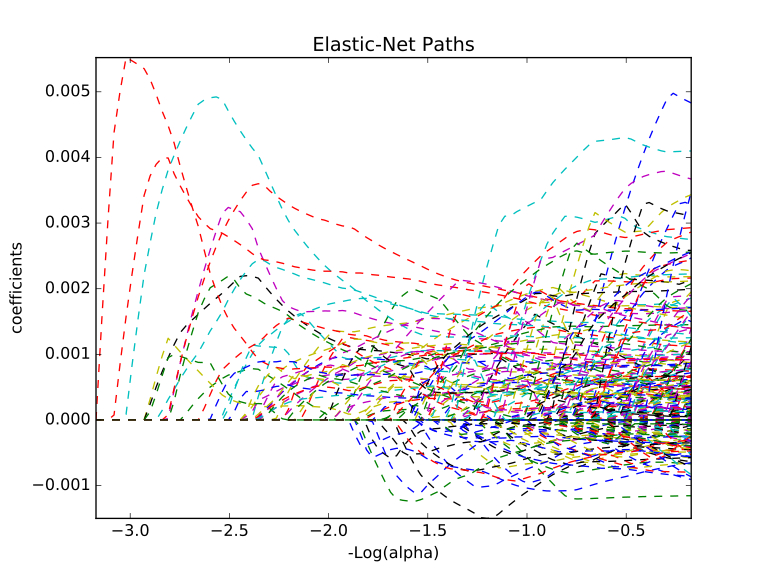

Write the Python code that produced this figure.
from os import path
import numpy as np
import numpy.random as rand
import matplotlib.pyplot as plt
from sklearn.datasets import fetch_mldata
# from sklearn.linear_model import ElasticNetCV
from sklearn.linear_model import enet_path

__doc__ = "See newcomparison.m"

l1_ratio = 0.5
k_fold = 10
test_frac = 0.5
data_root = path.expanduser('~/data')

# Load MNIST data
mnist = fetch_mldata('MNIST original', data_home=data_root)
# N, D = mnist.data.shape
X = mnist.data
y = mnist.target
# mnist.data.shape == (70000, 784)
# mnist.target.shape == (70000,)
# np.unique(mnist.target) == array([0., 1., 2., 3., 4., 5., 6., 7., 8., 9.])

# random_state=0 for reproducibility
# en = ElasticNetCV(cv=k_fold, n_jobs=-1, random_state=0)
# en.fit(X, y)


# Compute paths
# alphas_enet, coefs_enet, _ = enet_path(X, y)

# Display results
plt.figure()
ax = plt.gca()
l2 = plt.plot(-np.log10(alphas_enet), coefs_enet.T, linestyle='--')
plt.xlabel('-Log(alpha)')
plt.ylabel('coefficients')
plt.title('Elastic-Net Paths')
plt.axis('tight')
plt.savefig('comparison2.svg')
